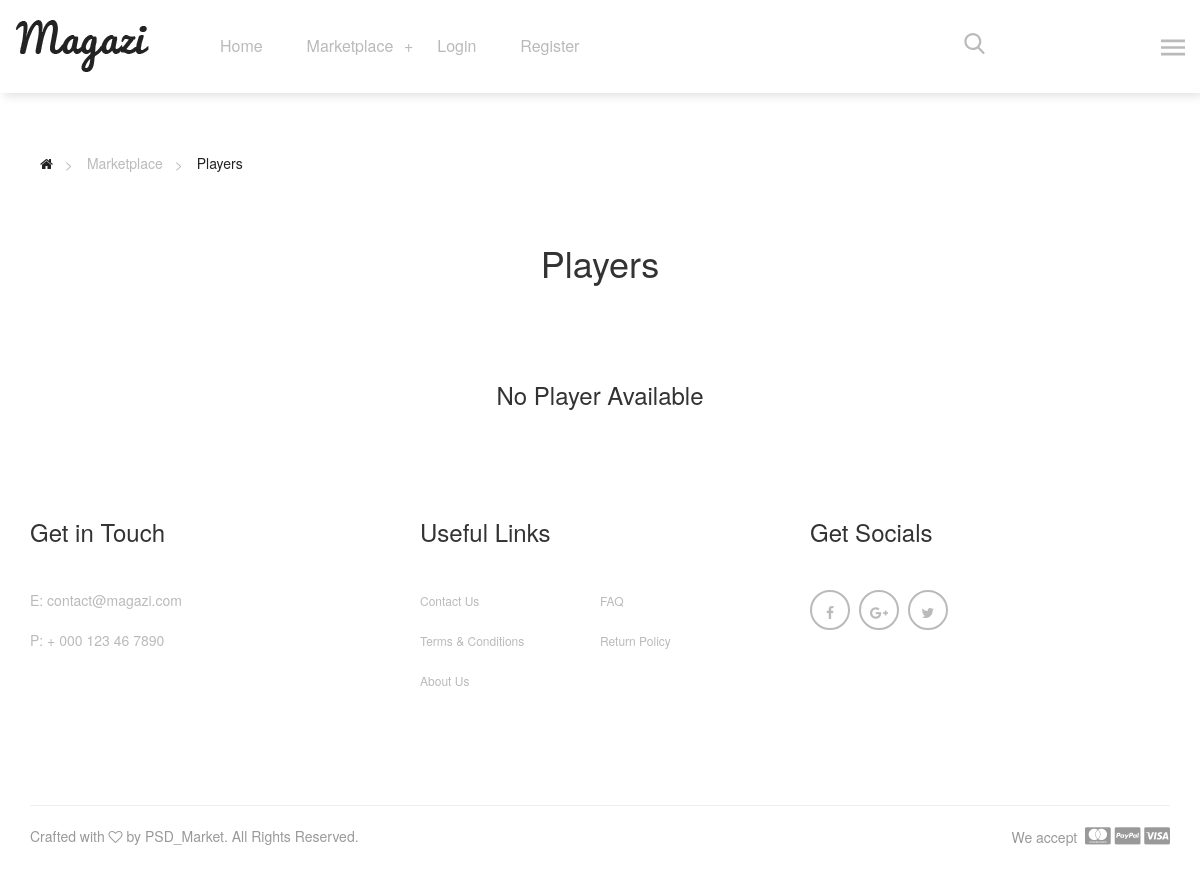
Page /players on the earlier database version.
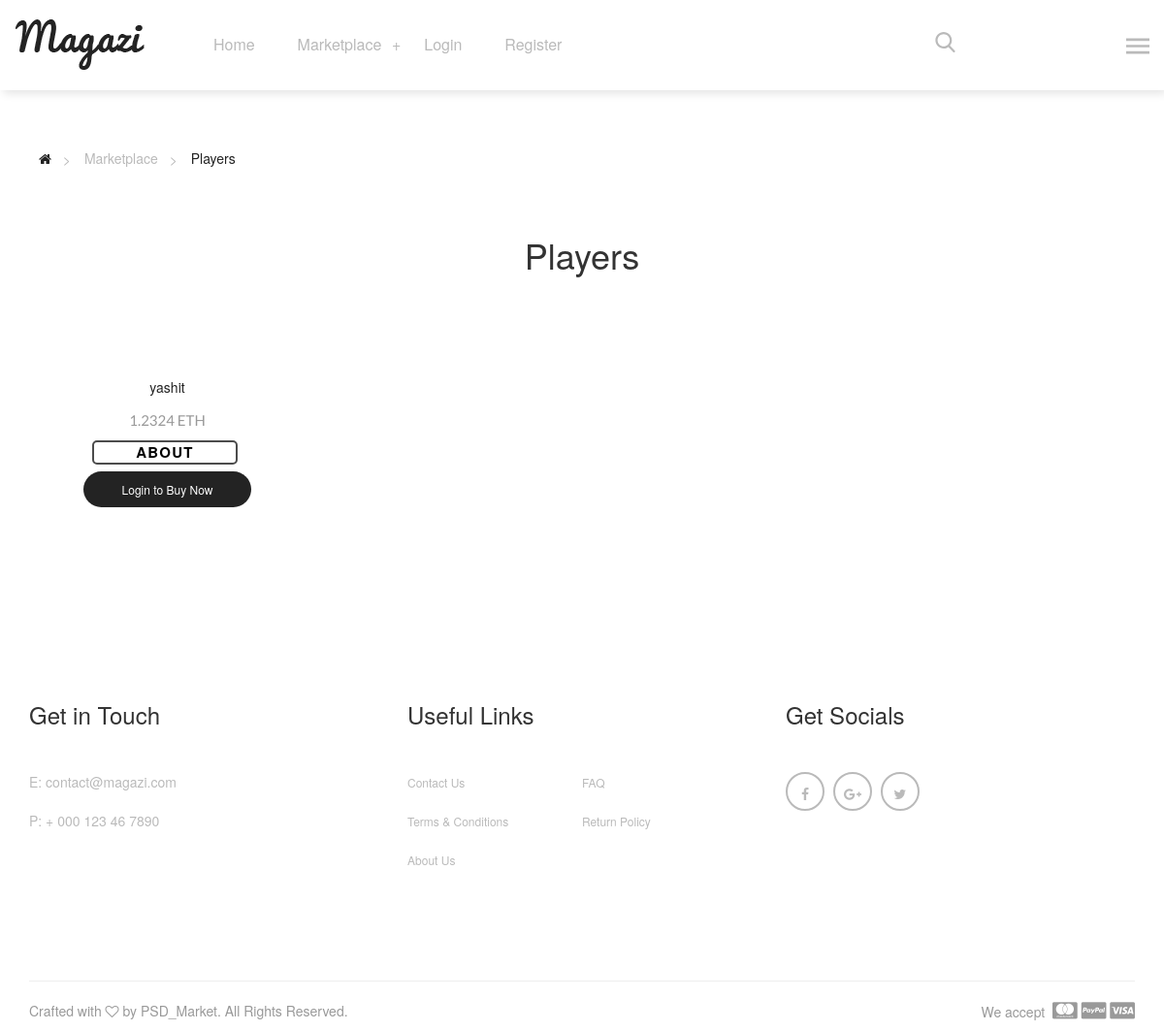
Same page on the later database version.
### website/models.py (models this page shows, shortened)
class Card(models.Model):
    name = models.CharField(max_length=100, null=False)
    description = models.TextField(max_length=3000)
    transactions = 0
    owner = models.ForeignKey(User, models.SET_NULL, blank=True, null=True)
    last_bid = models.FloatField(default=0)
    eth_id = models.IntegerField(null=True, blank=True, editable=False)
    image = models.ImageField(null=True, blank=True)
    icc_ranking = models.IntegerField(blank=True, null=True)
    country = models.CharField(max_length=100, null=True, blank=True)
    ipl_team = models.CharField(max_length=100, null=True, blank=True)
    CARD_TYPES = (
        ("Player", 'Player'),
        ("Owner", 'Owner'),
        ("Tournament", 'Tournament'),
        ("Board", 'Board'),
        ("Country", 'Country'),
        ("ICC", 'ICC'),
    )
    card_type = models.CharField(
        max_length=11,
        choices=CARD_TYPES,
        default="Player"
    )

### website/views.py (the view)
# urls.py: path('players', views.marketplace_players, name='players'),
def marketplace_players(request):
    all_players = Card.objects.all().filter(card_type=text_s[0])
    return render(request, 'website/marketplace.html', {'items': all_players, 'text_s': text_s[0], 'text_p': text_p[0]})

### website/context_processors.py (called while the page is built)
def marketplace_items_context(request):
    return {
        'marketplace_items': marketplace_item_list,
        'multiplier': multiplier,
    }

### website/templatetags/custom_tags.py (called while the page is built)
@register.filter
def multiply(qty, unit_price):
    return float(qty) * float(unit_price)

### website/templates/website/marketplace.html (shortened to what this page needs)
{% extends 'website/base.html' %}
{% load staticfiles %}
{% load custom_tags %}
{% block content %}
    <main>
        <div class="magazi-pages-links margin-bottom-50">
            <div class="container">
                <ul>
                    <li><a href="#" title=""><i class="fa fa-home"></i></a></li>
                    <li><span>Marketplace</span></li>
                    <li><a href="{% url text_p|lower %}" title="">{{ text_p }}</a></li>
                </ul>
            </div>
        </div>
        <div class="magazi-section-title text-center margin-top-60 margin-bottom-70">
            <div class="container">
                <div class="row">
                    <div class="col-xs-12">
                        <h1>{{ text_p }}</h1>
                    </div>
                </div>
            </div>
        </div>
        <div class="magazi-list-view">
            <div class="container">
                <div class="tab-content">
                    <div class="tab-pane fade in active" id="colmnlist">
                        <div class="magazi-main-prodcts text-center">
                        {% if items %}
                            {% for item in items %}
                                <div class="col-md-3 col-sm-6 col-xs-6 full-wdth">
                                    <div class="magazi-product-inner margin-bottom-80">
                                        <div class="magazi-product-detail">
                                            <h1>
                                                <a href="#">{{ item.name }}</a>
                                            </h1>
                                            <p>
                                                <span>{{ item.last_bid }} ETH</span>
                                            </p>
                                            <div class="buy">
                                                <a style="list-style-type: none; color: black;" href="{% url text_s|lower item_id=item.id %}"><span>About</span></a>
                                            </div>
                                            {% if user.is_authenticated %}
                                                <div class="buy" id="buy_now{{ item.id }}">
                                                    <span style="color:#000;">Buy Now!</span>
                                                </div>
                                            {% else %}
                                                <a href="{% url 'login' %}" title="" class="adding-cart">Login to Buy Now</a>
                                            {% endif %}
                                        </div>
                                    </div>
                                </div>
                            {% endfor %}
                        {% else %}
                            <h3>No {{ text_s }} Available</h3>
                        {% endif %}
                        </div>
                    </div>
                </div>
            </div>
        </div>
    </main>
{% endblock %}

Differences in the rows shown:
added Card: name "yashit", last_bid "1.2324"
Other differences:
{{ text_s }}: "Player" → (not shown)
text no longer shown: "No Available"
